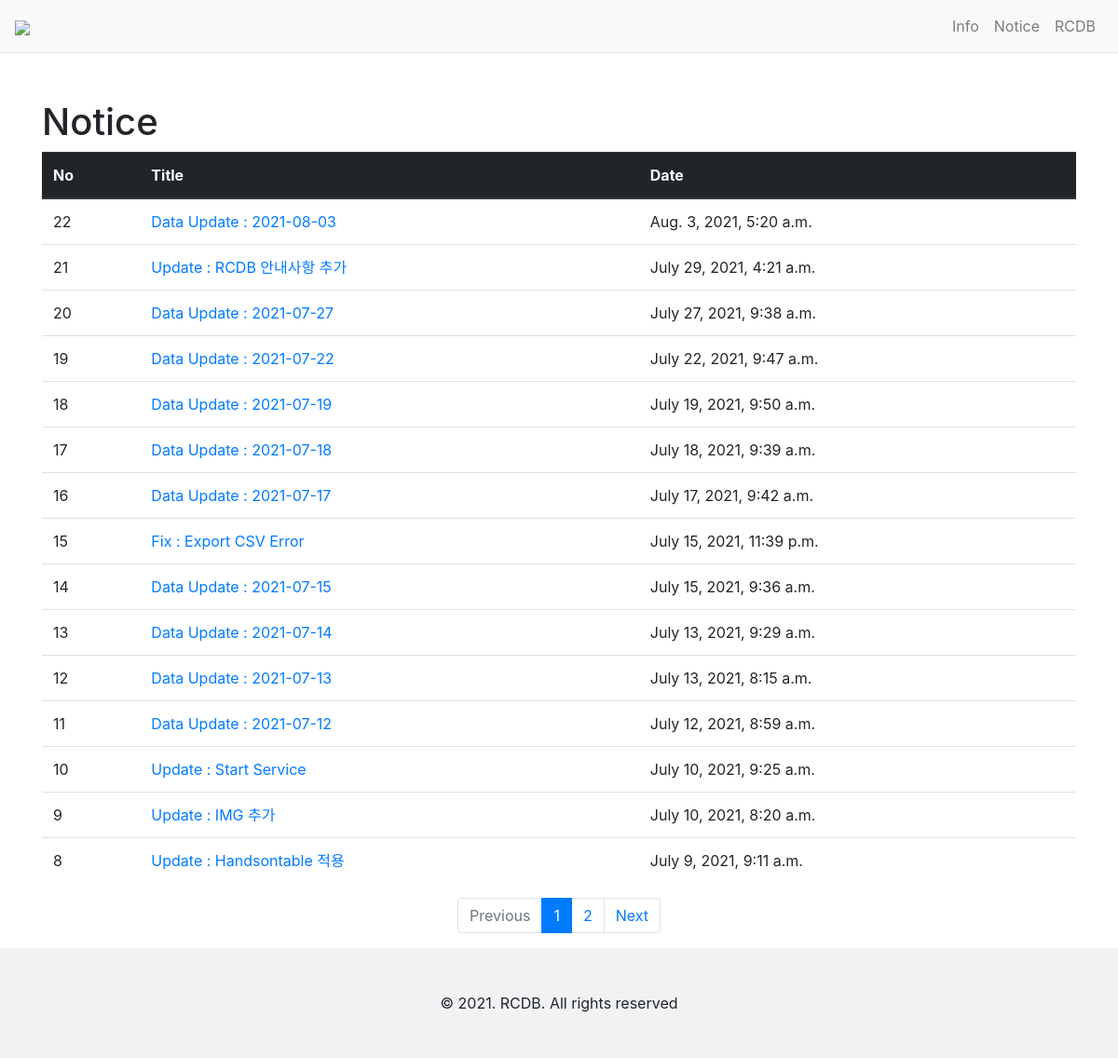
/notice/, run on an earlier commit of the app's database.
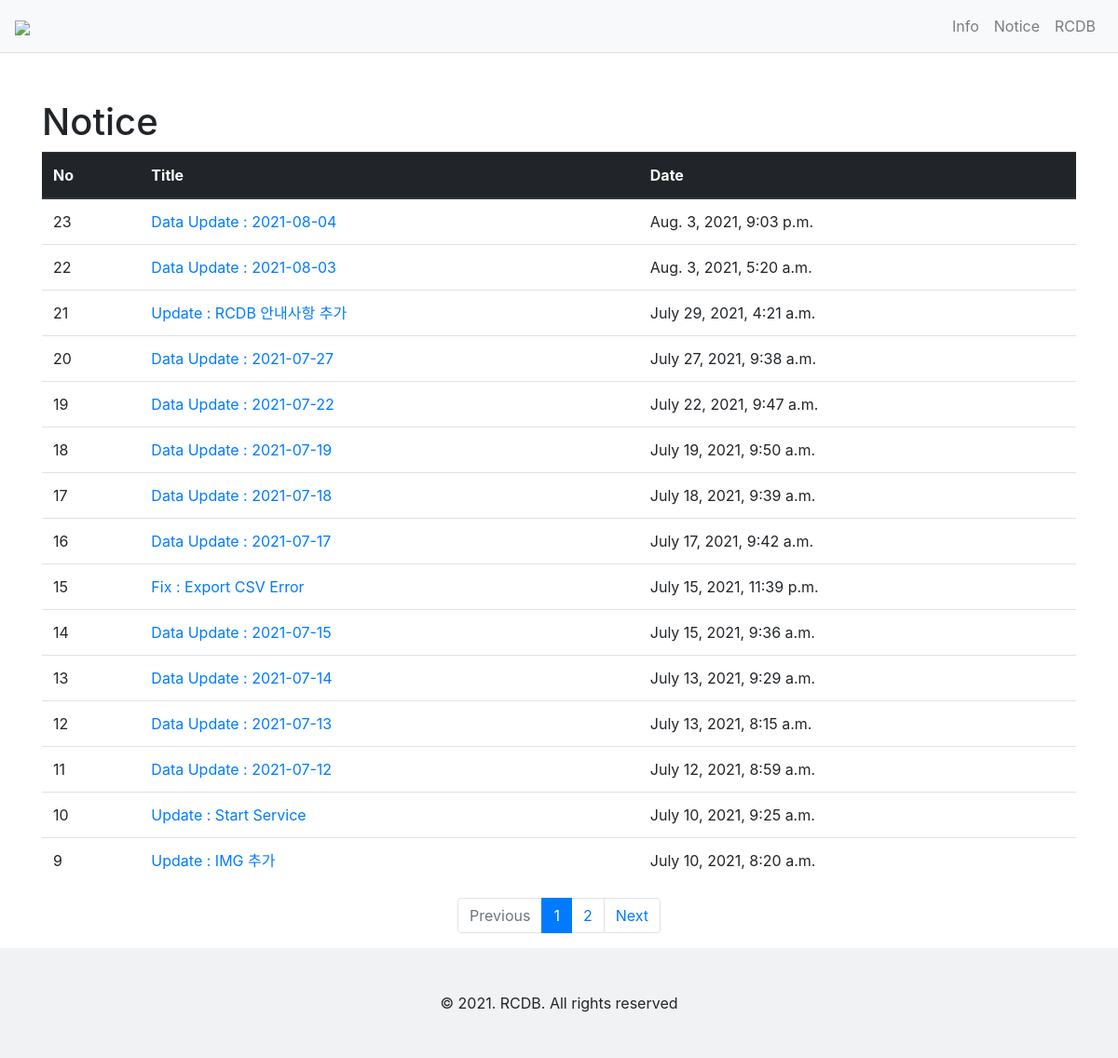
And on a later commit of the database.
### notice/models.py (models this page shows, shortened)
class Notice(models.Model):
    subject = models.CharField(max_length=100)
    content = models.TextField()
    create_date = models.DateTimeField()

### notice/views.py (the view)
# urls.py: path('', views.index, name='index'),
def index(request):
    page = request.GET.get('page', '1')
    notice_list = Notice.objects.order_by('-create_date')
    paginator = Paginator(notice_list, 15)
    page_obj = paginator.get_page(page)
    context = {'notice_list': page_obj}
    return render(request, 'notice/notice_list.html', context)

### notice/templatetags/md_filter.py (called while the page is built)
@register.filter
def sub(value, arg):
    return value - arg

### templates/notice/notice_list.html
{% extends 'base.html' %}
{% load md_filter %}
{% block content %}
<div class="container my-3">
    <h1 style="margin-top : 50px ;">Notice</h1>
    <table class="table">
        <thead>
        <tr class="thead-dark">
            <th>No</th>
            <th>Title</th>
            <th>Date</th>
        </tr>
        </thead>
        <tbody>
        {% if notice_list %}
        {% for notice in notice_list %}
        <tr>
            <td>{{ notice_list.paginator.count|sub:notice_list.start_index|sub:forloop.counter0|add:1 }}</td>
            <td>
                <a href="{% url 'notice:detail' notice.id %}">{{ notice.subject }}</a>
            </td>
            <td>{{ notice.create_date }}</td>
        </tr>
        {% endfor %}
        {% else %}
        <tr>
            <td colspan="3">공지가 없습니다.</td>
        </tr>
        {% endif %}
        </tbody>
    </table>
    <ul class="pagination justify-content-center">
        {% if notice_list.has_previous %}
        <li class="page-item">
            <a class="page-link" href="?page={{ notice_list.previous_page_number }}">Previous</a>
        </li>
        {% else %}
        <li class="page-item disabled">
            <a class="page-link" tabindex="-1" aria-disabled="true" href="#">Previous</a>
        </li>
        {% endif %}
        {% for page_number in notice_list.paginator.page_range %}
        {% if page_number >= notice_list.number|add:-5 and page_number <= notice_list.number|add:5 %}
            {% if page_number == notice_list.number %}
            <li class="page-item active" aria-current="page">
                <a class="page-link" href="?page={{ page_number }}">{{ page_number }}</a>
            </li>
            {% else %}
            <li class="page-item">
                <a class="page-link" href="?page={{ page_number }}">{{ page_number }}</a>
            </li>
            {% endif %}
            {% endif %}
        {% endfor %}
        {% if notice_list.has_next %}
        <li class="page-item">
            <a class="page-link" href="?page={{ notice_list.next_page_number }}">Next</a>
        </li>
        {% else %}
        <li class="page-item disabled">
            <a class="page-link" tabindex="-1" aria-disabled="true" href="#">Next</a>
        </li>
        {% endif %}
    </ul>
</div>
{% endblock %}

What changed in the data, as far as the page shows it:
no longer on this page (row unchanged): Notice: paginator.count|sub "8", subject "Update : Handsontable 적용", create_date "July 9, 2021, 9:11 a.m."
added Notice: paginator.count|sub "23", subject "Data Update : 2021-08-04", create_date "Aug. 3, 2021, 9:03 p.m."
